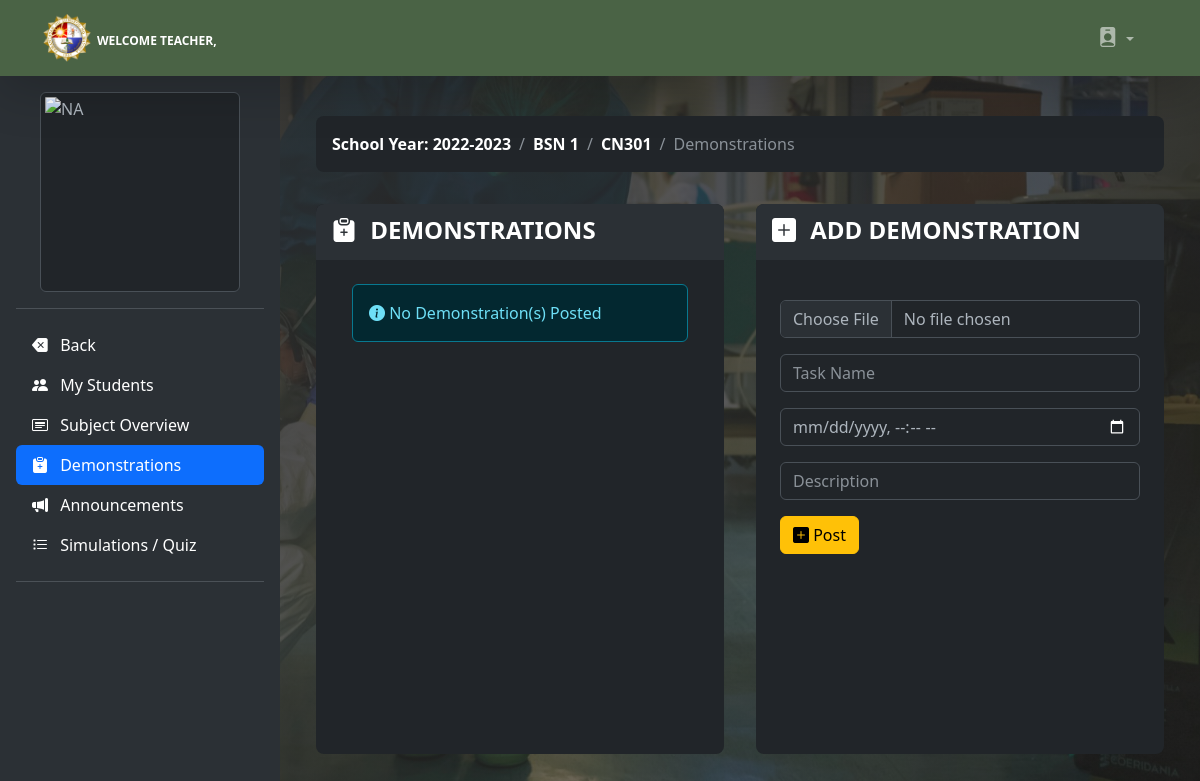
/teacher_demonstration.php?id=1 (signed in), run on the app's committed database.
### tables this page shows
CREATE TABLE `school_year` (
  `school_year_id` int(11) NOT NULL,
  `school_year` varchar(100) NOT NULL
);

CREATE TABLE `teacher_class` (
  `teacher_class_id` int(11) NOT NULL,
  `teacher_id` int(11) NOT NULL,
  `class_id` int(11) NOT NULL,
  `subject_id` int(11) NOT NULL,
  `thumbnails` varchar(100) NOT NULL,
  `school_year` varchar(100) NOT NULL,
  `content` varchar(255) NOT NULL
);

CREATE TABLE `class` (
  `class_id` int(11) NOT NULL,
  `class_name` varchar(100) NOT NULL
);

CREATE TABLE `subject` (
  `subject_id` int(11) NOT NULL,
  `subject_code` varchar(100) NOT NULL,
  `subject_title` varchar(100) NOT NULL,
  `category` varchar(100) NOT NULL,
  `description` longtext NOT NULL,
  `unit` int(11) NOT NULL,
  `Pre_req` varchar(100) NOT NULL,
  `semester` varchar(100) NOT NULL
);

### count.php (called while the page is built, shortened)
<?php
$school_year_query = mysqli_query($conn, "select * from school_year order by school_year DESC") or die(mysqli_error($conn));
$school_year_query_row = mysqli_fetch_array($school_year_query);
?>

### session.php (called while the page is built, shortened)
<?php
$session_id = $_SESSION['id'];

### teacher_demonstration.php (the view, shortened to what this page needs)
<?php
include('session.php');
include('header.php');
?>
<?php $get_id = $_GET['id']; ?>
<body>
    <?php include('navbar_teacher.php'); ?>
    <div class="d-flex">
        <?php include('teacher_sidebar_demonstration.php'); ?>
        <div class="container-fluid my-4 justify-content-center pb-5">
            <div class="container mx-auto">
                <div class="container py-3">
                    <nav aria-label="breadcrumb">
                        <ol class="breadcrumb bg-body rounded-3 p-3">
                            <?php $class_query = mysqli_query($conn, "select * from teacher_class
	LEFT JOIN class ON class.class_id = teacher_class.class_id
	LEFT JOIN subject ON subject.subject_id = teacher_class.subject_id
	where teacher_class_id = '$get_id'") or die(mysqli_error($conn));
                            $class_row = mysqli_fetch_array($class_query);
                            ?>
                            <li class="breadcrumb-item">
                                <a class="link-body-emphasis fw-semibold text-decoration-none" href="#">School Year: <?php echo $school_year_query_row['school_year']; ?></a>
                            </li>
                            <li class="breadcrumb-item">
                                <a class="link-body-emphasis fw-semibold text-decoration-none" href="#"><?php echo $class_row['class_name']; ?></a>
                            </li>
                            <li class="breadcrumb-item">
                                <a class="link-body-emphasis fw-semibold text-decoration-none" href="#"><?php echo $class_row['subject_code']; ?></a>
                            </li>
                            <li class="breadcrumb-item active">
                                Demonstrations
                            </li>
                        </ol>
                    </nav>
                </div>
                <div class="container d-flex flex-wrap flex-column flex-sm-row">
                    <div class="container bg-body rounded-3 p-0 mb-3 me-3" style="flex: 1; height: 550px; max-height: 550px; overflow-y:auto;">
                        <div class="container d-flex bg-body-tertiary mx-0 rounded-top-3 p-2">
                            <div class="col text-uppercase pt-1 px-2">
                                <h4 style="font-weight: 800; color: #fff;"><i class="bi bi-clipboard-plus-fill me-2"></i> demonstrations</h4>
                            </div>
                        </div>
                        <div class="container justify-content-sm-center">
                            <div class="row justify-content-center p-3">
                                <div class="container justify-content-sm-center">
                                    <div class="row justify-content-center">
                                        <div class="table-responsive">
                                            <table class="table table-striped p-3 text-center align-middle" id="">
                                                <?php
                                                $query = mysqli_query($conn, "SELECT * FROM assignment WHERE class_id = '$get_id' and teacher_id = '$session_id' order by fdatein DESC ") or die(mysqli_error($conn));
                                                $count = mysqli_num_rows($query);
                                                if ($count == '0') { ?>
                                                    <div class="container p-2">
                                                        <div class="alert alert-info"><i class="bi bi-info-circle-fill"></i> No Demonstration(s) Posted</div>
                                                    </div>
                                                    <?php } ?>
                                            </table>
                                        </div>
                                    </div>
                                </div>
                            </div>
                        </div>
                    </div>
                    <div class="container bg-body rounded-3 p-0 mb-3 ms-3" style="flex: 1;">
                        <div class="container d-flex bg-body-tertiary mb-3 mx-0 rounded-top-3 p-2">
                            <div class="col text-uppercase pt-1 px-2">
                                <h4 style="font-weight: 800; color: #fff;"><i class="bi bi-plus-square-fill me-2"></i> add demonstration</h4>
                            </div>
                        </div>
                        <div class="container justify-content-sm-center">
                            <div class="row justify-content-center">
                                <form class="p-4" method="post" id="add_demo">
                                    <div class="mb-3">
                                        <div class="mb-3">
                                            <div class="">
                                                <input name="uploaded_file" class="form-control" id="fileInput" type="file" accept=".pdf, .doc, .docx, .jpg, .png, .mp4, .mov, .avi">
                                            </div>
                                        </div>
                                        <div class="mb-3">
                                            <div class="controls">
                                                <input type="text" name="name" Placeholder="Task Name" class="form-control" required>
                                            </div>
                                        </div>
                                        <div class="mb-3">
                                            <div class="controls">
                                                <input type="datetime-local" name="deadline" Placeholder="OneDrive Video Link" class="form-control" required>
                                            </div>
                                        </div>
                                        <div class="mb-3">
                                            <div class="controls">
                                                <input type="text" name="desc" Placeholder="Description" class="form-control" required>
                                            </div>
                                        </div>
                                        <div class="mb-0">
                                            <button class="btn btn-warning" type="submit"><i class="bi bi-plus-square-fill"></i> Post</button>
                                        </div>
                                    </div>
                                </form>
                            </div>
                        </div>
                    </div>
                </div>
            </div>
        </div>
    </div>
</body>

### data on the page
school_year: school_year "2022-2023"
teacher_class: class.class_name "BSN 1", subject.subject_code "CN301"
